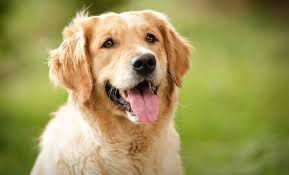
#> input picture computervision/doggo.jfif, 289 x 175 px
$ python imageStitching.py
#> lines starting #> are read from the running program, lines starting #| are printed output that depends on the picture
import cv2
import matplotlib.pyplot as plt

img1 = cv2.imread("doggo.jfif")
#> img1 is the input picture: shape (175, 289, 3); mean B, G, R 89.6, 151.3, 160.5
img2 = cv2.imread("cat.jpg")
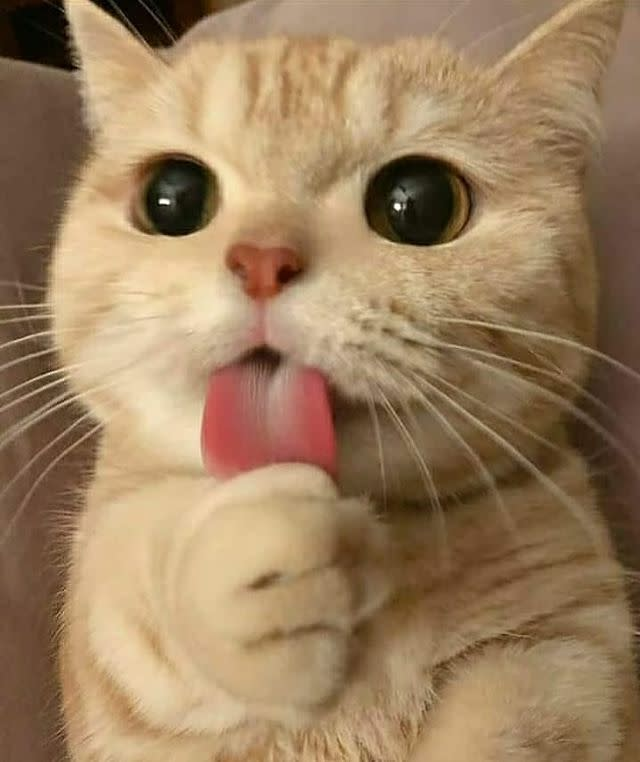
#> input picture computervision/cat.jpg, 640 x 762 px
#> img2 is the input picture: shape (762, 640, 3); mean B, G, R 94.8, 127.9, 156.5

# Resize second image to same height
h = min(img1.shape[0], img2.shape[0])
#> h = 175

img1 = cv2.resize(img1, (int(img1.shape[1]*h/img1.shape[0]), h))
img2 = cv2.resize(img2, (int(img2.shape[1]*h/img2.shape[0]), h))
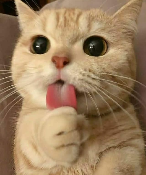
#> img2: shape (175, 146, 3); mean B, G, R 94.7, 127.8, 156.4

# Join images horizontally
combined = cv2.hconcat([img1, img2])
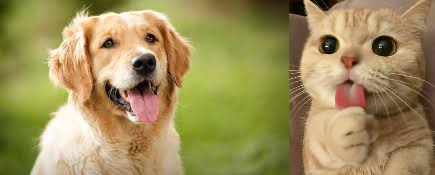
#> combined: shape (175, 435, 3); mean B, G, R 91.3, 143.4, 159.1

# Display
combined = cv2.cvtColor(combined, cv2.COLOR_BGR2RGB)

plt.imshow(combined)
plt.title("Combined Image")
plt.axis("off")
plt.show()
